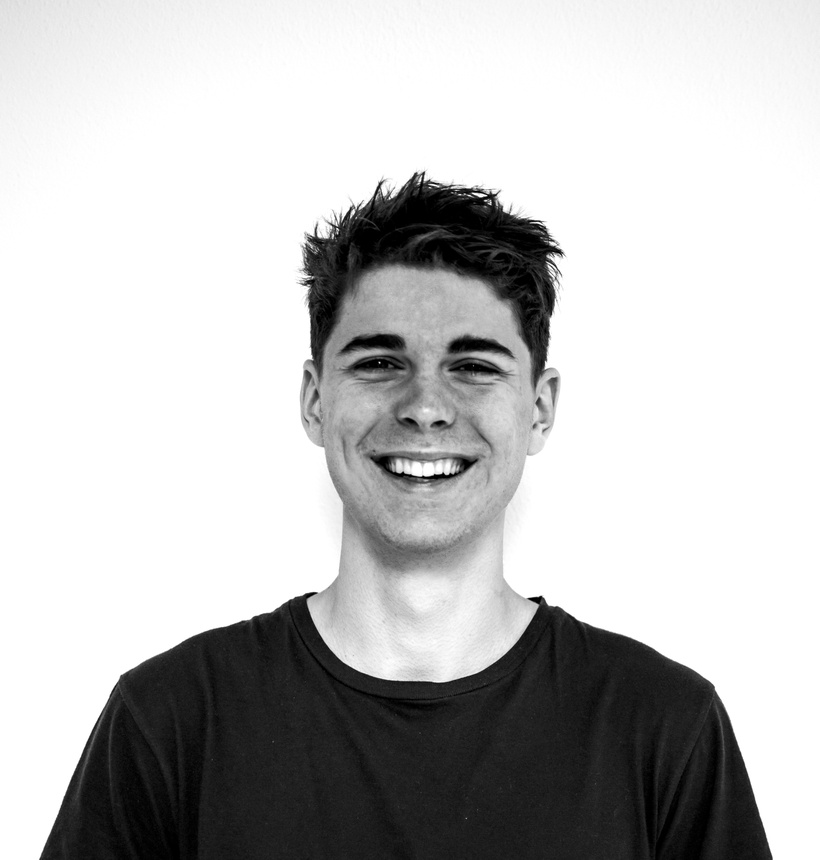
#> input picture black-and-white-boy-casual-555790.jpg, 820 x 860 px, shrunk from 3693 x 3871 before the run, found by its file name
$ python Face_detection.py
#> lines starting #> are read from the running program, lines starting #| are printed output that depends on the picture; after the words box and inside, x2 and y2 are one past the last pixel; in counts of white or black regions, pixels touching at a corner belong together
#!/usr/bin/env python
# coding: utf-8

# In[ ]:


import numpy as np
import cv2


# Using Haarcascade to Implement Face detection

face_cascade = cv2.CascadeClassifier('/Users/ayushsharma/repos/Harcascade/frontalFace10/haarcascade_frontalface_default.xml')

# Using Haarcascade to detect facial features\

eye_cascade = cv2.CascadeClassifier('/Users/ayushsharma/repos/Harcascade/frontalFace10/parojos.xml')

# Reading Image

img = cv2.imread('/Users/ayushsharma/repos/Harcascade/frontalFace10/black-and-white-boy-casual-555790.jpg')
#> img is the input picture: shape (860, 820, 3); min 0, max 255, mean 191.9

#Converting Image to gray scale
gray = cv2.cvtColor(img, cv2.COLOR_BGR2GRAY)

# Using the Haarcascader

faces = face_cascade.detectMultiScale(gray, 1.3, 5)
#> faces = [[283, 252, 284, 284]]

# Fetching the coordinates of detected image to draw bounding box

for (x,y,w,h) in faces:
    # Drawing the rectangle aroung the image
    img = cv2.rectangle(img,(x,y),(x+w,y+h),(255,0,0),2)
    roi_gray = gray[y:y+h, x:x+w]
    roi_color = img[y:y+h, x:x+w]
    # Using Haarcascade to detect Facial Properties
    eyes = eye_cascade.detectMultiScale(roi_gray)
    for (ex,ey,ew,eh) in eyes:
        cv2.rectangle(roi_color,(ex,ey),(ex+ew,ey+eh),(0,255,0),2)
#> this loop made 1 pass
#> (x, y, w, h, eyes) on pass 1: (283, 252, 284, 284, [[74, 102, 140, 32]])
#> pass 1, `img = cv2.rectangle(img,(x,y),(x+w,y+h),(255,0,0),2)`:
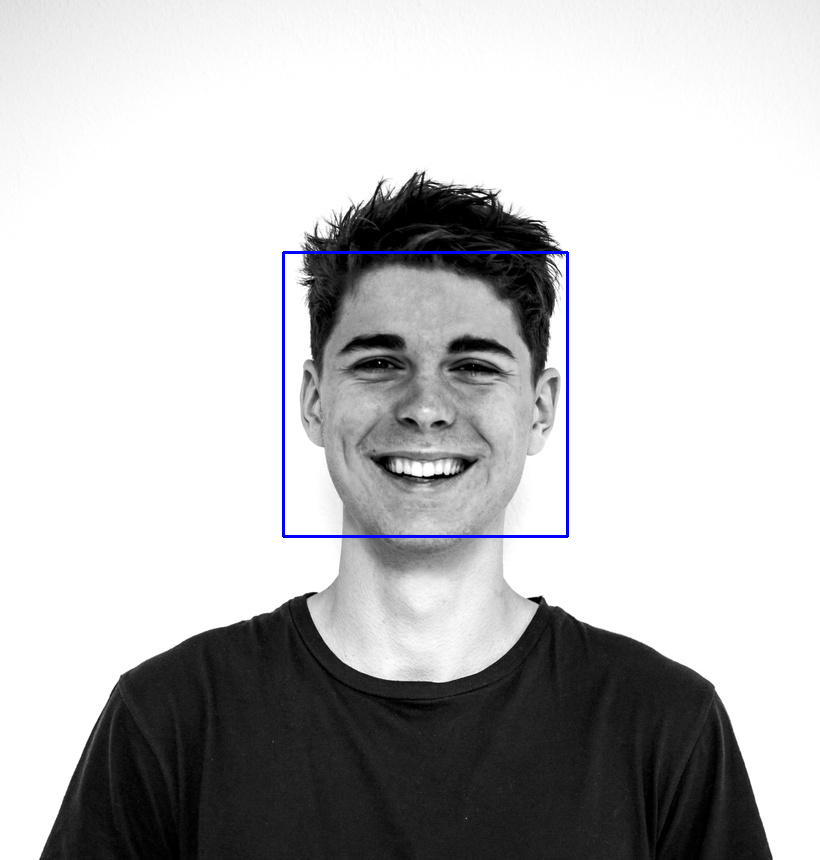
#> img: shape (860, 820, 3); 0.48% of pixels changed, all inside (x1, y1, x2, y2) = (282, 251, 569, 538)
#> pass 1, `roi_gray = gray[y:y+h, x:x+w]`:
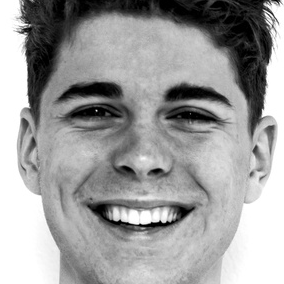
#> roi_gray: shape (284, 284); min 0, max 255, mean 158.2
#> pass 1, `roi_color = img[y:y+h, x:x+w]`:
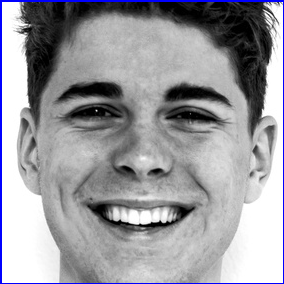
#> roi_color: shape (284, 284, 3); mean B, G, R 159.9, 154.5, 154.5
#> after the loop:
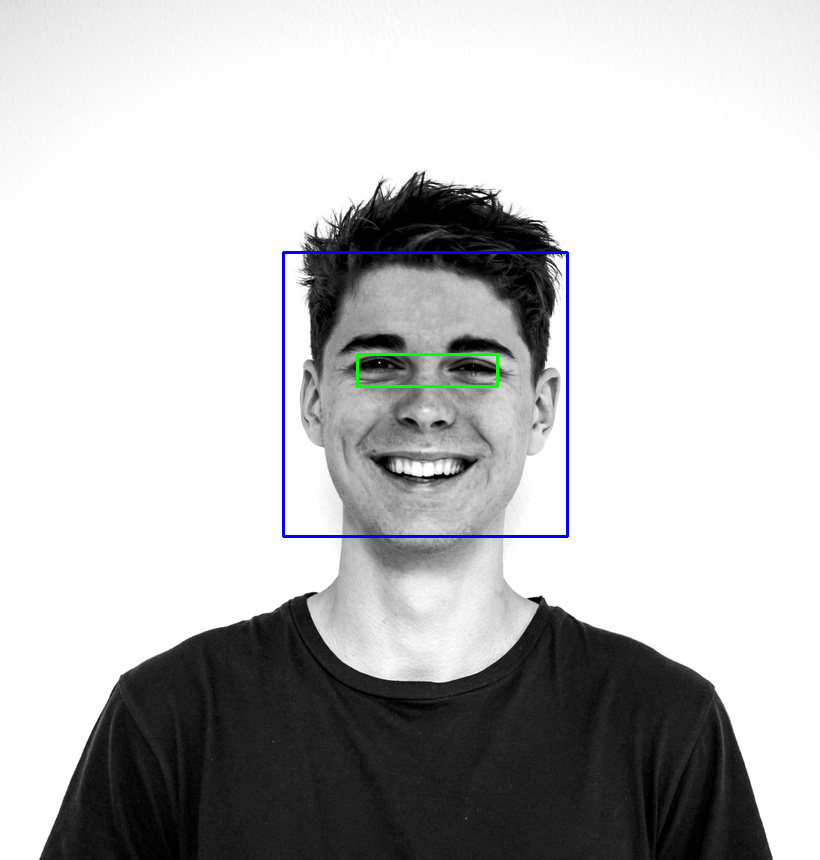
#> img: shape (860, 820, 3); 0.15% of pixels changed, all inside (x1, y1, x2, y2) = (356, 353, 499, 388)
#> after the loop:
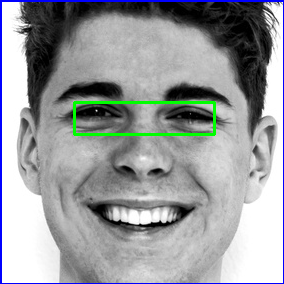
#> roi_color: shape (284, 284, 3); 1.27% of pixels changed, all inside (x1, y1, x2, y2) = (73, 101, 216, 136)
cv2.imshow('img',roi_gray)
cv2.imshow('img',img)
cv2.waitKey(0)
cv2.destroyAllWindows()


# In[ ]:


# In[ ]:
